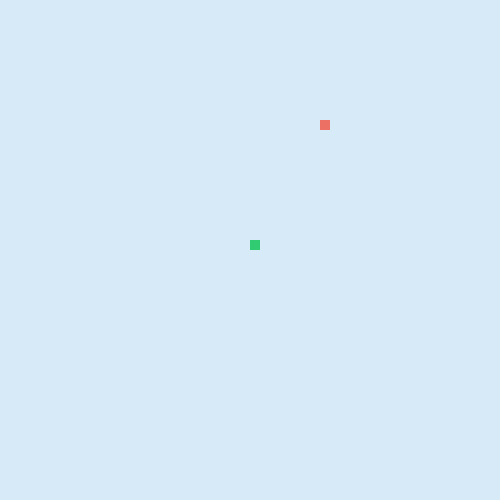
Frame 1 (no input)
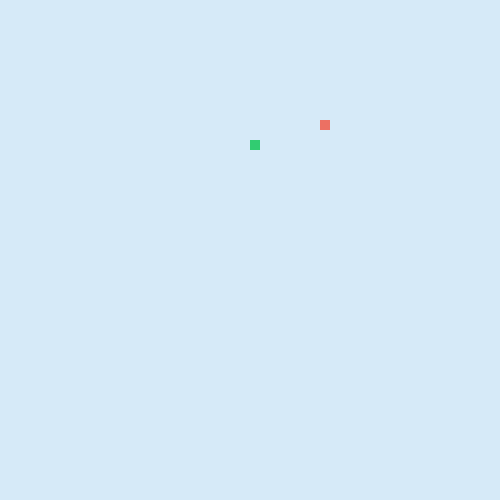
Frame 60 (the mouse pressed at the canvas centre just before this capture)
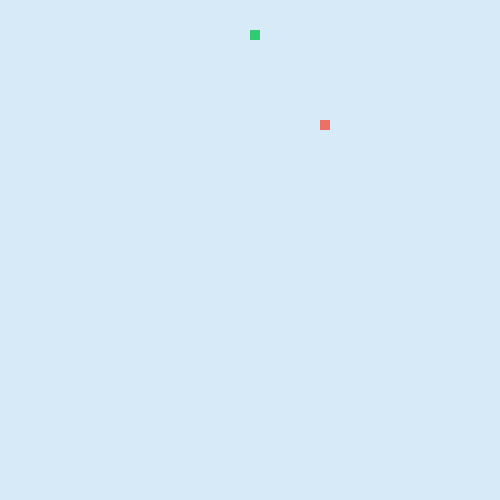
Frame 120 (the mouse held since frame 60 and released just before this capture)

The Processing sketch that drew these frames (run headless with seeded random() and noise(); from frame 60 on, the mouse is pressed at the canvas centre):

// Processing sketch: LeagueSnake
// ── LeagueSnake.pde
//*
// ***** SEGMENT CLASS *****
// This class will be used to represent each part of the moving snake.
//*

class Segment {

//Add x and y member variables. They will hold the corner location of each segment of the snake.
int snakeX;
int snakeY;

// Add a constructor with parameters to initialize each variable.
public Segment(int snakeX , int snakeY) {
  this.snakeX = snakeX;
  this.snakeY = snakeY;
}


}


//*
// ***** GAME VARIABLES *****
// All the game variables that will be shared by the game methods are here
//*

Segment head;
int foodX;
int foodY;
int snakeDirection = UP;
int foodEaten = 0;
ArrayList<Segment> snakeTails = new ArrayList<Segment>();

//*
// ***** SETUP METHODS *****
// These methods are called at the start of the game.
//*

void setup() {
size(500, 500);
head = new Segment(250, 250);
frameRate(5);
dropFood();
}

void dropFood() {
  //Set the food in a new random location
    foodX = ((int)random(50)*10);
    foodY = ((int)random(50)*10); 
}



//*
// ***** DRAW METHODS *****
// These methods are used to draw the snake and its food 
//*

void draw() {
  background(214, 234, 248);
  drawFood();
  move();
  drawSnake();
  eat();
}

void drawFood() {
  //Draw the food
  noStroke();
  fill(236, 112, 99);
  rect(foodX, foodY, 10, 10);
}

void drawSnake() {
  //Draw the head of the snake followed by its tail
  fill(49, 204, 113);
  rect(head.snakeX, head.snakeY, 10, 10);
  manageTail();
}


//*
// ***** TAIL MANAGEMENT METHODS *****
// These methods make sure the tail is the correct length.
//*

void drawTail() {
  //Draw each segment of the tail 
for(int i = 0; i < snakeTails.size(); i++) {
rect(snakeTails.get(i).snakeX, snakeTails.get(i).snakeY, 10, 10);
}
}

void manageTail() {
  //After drawing the tail, add a new segment at the "start" of the tail and remove the one at the "end" 
  //This produces the illusion of the snake tail moving.
  checkTailCollision();
  drawTail();
  snakeTails.add(new Segment(head.snakeX, head.snakeY));
  snakeTails.remove(0);
}

void checkTailCollision() {
  //If the snake crosses its own tail, shrink the tail back to one segment 
  for(int i = 0; i < snakeTails.size(); i++) {
  if(head.snakeX == snakeTails.get(i).snakeX && head.snakeY == snakeTails.get(i).snakeY) {
    foodEaten=1;
    snakeTails = new ArrayList<Segment>();
    snakeTails.add(new Segment(head.snakeX, head.snakeY));
  }
  }
}



//*
// ***** CONTROL METHODS *****
// These methods are used to change what is happening to the snake
//*

void keyPressed() {
  //Set the direction of the snake according to the arrow keys pressed
  if(key == CODED) {
    if(keyCode==UP && snakeDirection!=DOWN) {
    snakeDirection = UP;
    }
    
     if(keyCode==DOWN && snakeDirection!=UP) {
    snakeDirection = DOWN;
    }
    
     if(keyCode==LEFT && snakeDirection!=RIGHT) {
    snakeDirection = LEFT;
    }
    
     if(keyCode==RIGHT && snakeDirection!=LEFT) {
    snakeDirection = RIGHT;
    }
    
   
  
  }
}

void move() {
  //Change the location of the Snake head based on the direction it is moving.
  
    
  switch(snakeDirection) {
  case UP:
    // move head up here 
    head.snakeY-=10;
    break;
  case DOWN:
    // move head down here 
    head.snakeY+=10;
    break;
  case LEFT:
   // figure it out 
   head.snakeX-=10;
    break;
  case RIGHT:
    // mystery code goes here 
    head.snakeX+=10;
    break;
  }
  checkBoundaries();
}

void checkBoundaries() {
 //If the snake leaves the frame, make it reappear on the other side
 if(head.snakeX <= 0) {
 head.snakeX = 490;
 }
 
 if( head.snakeX >= 500 ) {
 head.snakeX = 10;
 }
 
 if(head.snakeY<=0) {
 head.snakeY = 490;
 }
 
 if(head.snakeY>=500) {
 head.snakeY = 10;
 }
 
}



void eat() {
  //When the snake eats the food, its tail should grow and more food appear
 
if(head.snakeX == foodX && head.snakeY == foodY) {
foodEaten = foodEaten + 1;
dropFood();
drawFood();
snakeTails.add(new Segment (head.snakeX, head.snakeY));
}
}
